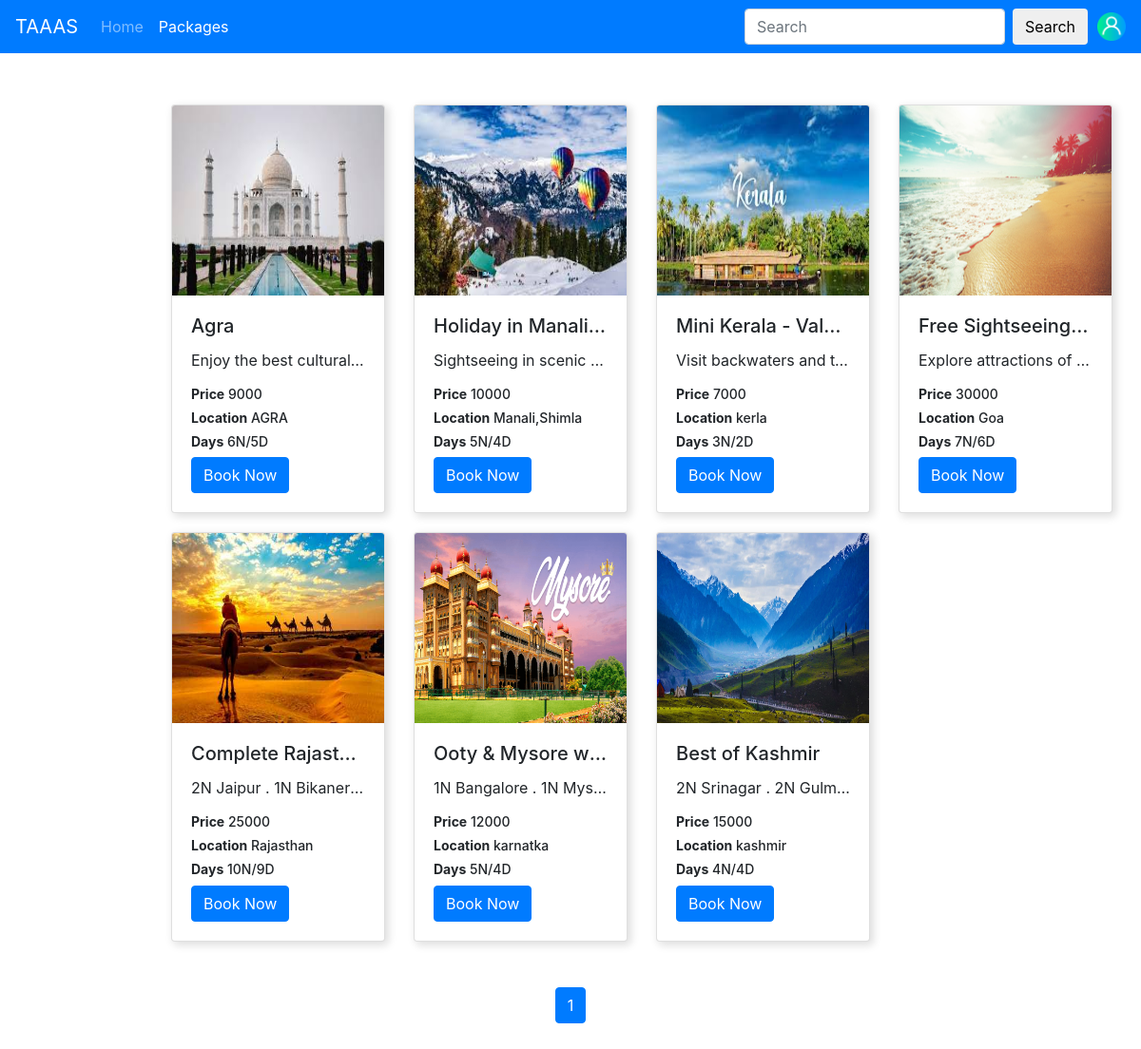
The page /search_package.php (signed in) on the database its author committed.
### tables this page shows
CREATE TABLE `packages` (
  `package_id` int(6) NOT NULL,
  `package_name` varchar(256) NOT NULL,
  `package_price` float NOT NULL,
  `package_details` varchar(2000) NOT NULL,
  `package_location` varchar(1000) NOT NULL,
  `days` varchar(256) NOT NULL,
  `package_image` varchar(256) NOT NULL,
  `starting_date` date NOT NULL
);

### search_package.php (the view, shortened to what this page needs)
<?php
include "config.php";
?>
<!DOCTYPE html>
<html>
<head>
    <link rel="stylesheet" href="https://stackpath.bootstrapcdn.com/font-awesome/4.7.0/css/font-awesome.min.css">
    <link rel="stylesheet" href="https://maxcdn.bootstrapcdn.com/bootstrap/4.0.0/css/bootstrap.min.css">
</head>
<body>
    <nav class="navbar navbar-expand-lg navbar-dark bg-primary" style="background-color: #e3f2fd;">
        <a class="navbar-brand" href="index.php">TAAAS</a>
        <div class="collapse navbar-collapse" id="navbarSupportedContent">
            <ul class="navbar-nav mr-auto">
                <li class="nav-item">
                    <a class="nav-link" href="index.php">Home</a>
                </li>
                <li class="nav-item active">
                    <a class="nav-link" href="package.php">Packages</a>
                </li>
        </div>
        <form class="form-inline my-5 my-lg-0" action="search_package.php" method="post">
            <input class="form-control mr-sm-2" type="search" placeholder="Search" aria-label="Search" name="query" value="<?= $_POST['query'] ?>">
            <button class="btn btnutline-success my-2 my-sm-0" type="submit">Search</button>
        </form>
        <a href="profile.php"><img src="img/user.png" alt="user" width='30' height='30' style='margin-left: 10px;'></a>
    </nav>
    <div class="container-fluid">
        <div class="card-group">
            <?php
            if (isset($_GET['page'])) {
                $page = $_GET['page'];
            } else {
                $page = 1;
            }
            $limit = 8;
            $offset = ($page - 1) * $limit;
            $sql = "SELECT * FROM packages WHERE package_name LIKE '%{$_POST['query']}%' LIMIT {$offset},{$limit}";
            $result = mysqli_query($conn, $sql);
            if (mysqli_num_rows($result) > 0) {
                while ($row = mysqli_fetch_assoc($result)) {
            ?>
                    <div class="col-xs-6 col-sm-6 col-lg-3">
                        <div class="card" style="width:100%;margin-top:20px;box-shadow:3px 3px 8px 1px #00000020 ">
                            <img class="card-img-top" src="./admin/upload/<?php echo $row['package_image']; ?>" height="200px">
                            <div class="card-body">
                                <h5 class="card-title" style="text-overflow: ellipsis;white-space: nowrap;overflow:hidden;"><?php echo $row['package_name'] ?></h5>
                                <p class="card-text" style="text-overflow: ellipsis;white-space: nowrap;overflow:hidden;"> <?php echo $row['package_details'] ?> </p>
                                <h5 class="price">
                                    <div class="font-weight-bold d-inline">Price</div> <?php echo $row['package_price'] ?>
                                </h5>
                                <h5 class="price">
                                    <div class="font-weight-bold d-inline">Location</div> <?php echo $row['package_location'] ?>
                                </h5>
                                <h5 class="price">
                                    <div class="font-weight-bold d-inline">Days</div> <?php echo $row['days'] ?>
                                </h5>
                                <a href="book_package.php?id=<?= $row['package_id'] ?>" class="btn btn-primary">Book Now</a>
                            </div>
                        </div>
                    </div>
            <?php
                }
            }
            ?>
        </div>
        <nav aria-label="Page navigation example">
            <?php
            $sql1 = "SELECT * FROM packages";
            $result1 = mysqli_query($conn, $sql1) or die("Query Failed.");
            if (mysqli_num_rows($result1) > 0) {
                $total_records = mysqli_num_rows($result1);
                $total_page = ceil($total_records / $limit);
                echo '<ul class="pagination justify-content-center mt-5">';
                for ($i = 1; $i <= $total_page; $i++) {
                    if ($i == $page) {
                        $active = "active";
                    } else {
                        $active = "";
                    }
                    echo '<li class="page-item ' . $active . '"><a class="page-link" href="search_package.php?page=' . $i . '">' . $i . '</a></li>';
                }
                echo '</ul>';
            }
            ?>
        </nav>
    </div>
</body>
</html>

### search_package.php (style rules this page uses)
.card-group { margin-left: 150px; margin-top: 90px; }
.card { margin-right: 50px; width: 50px; }
.navbar { position: fixed; top: 0; width: 100%; z-index: 1 }
body { height: 1200px; }
.price { font-size: 14px; }

### rows shown on the page
packages: package_image (picture), package_name "Agra", package_details "Enjoy the best cultural…", package_price "9000", package_location "AGRA", days "6N/5D"
packages: package_image (picture), package_name "Holiday in Manali…", package_details "Sightseeing in scenic…", package_price "10000", package_location "Manali,Shimla", days "5N/4D"
packages: package_image (picture), package_name "Mini Kerala - Val…", package_details "Visit backwaters and t…", package_price "7000", package_location "kerla", days "3N/2D"
packages: package_image (picture), package_name "Free Sightseeing…", package_details "Explore attractions of…", package_price "30000", package_location "Goa", days "7N/6D"
packages: package_image (picture), package_name "Complete Rajast…", package_details "2N Jaipur . 1N Bikaner…", package_price "25000", package_location "Rajasthan", days "10N/9D"
packages: package_image (picture), package_name "Ooty & Mysore w…", package_details "1N Bangalore . 1N Mys…", package_price "12000", package_location "karnatka", days "5N/4D"
packages: package_image (picture), package_name "Best of Kashmir", package_details "2N Srinagar . 2N Gulm…", package_price "15000", package_location "kashmir", days "4N/4D"
